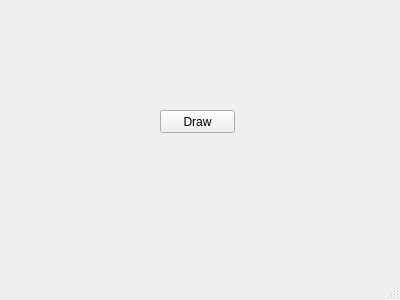
<?xml version="1.0" encoding="UTF-8"?>
<ui version="4.0">
 <class>MainWindow</class>
 <widget class="QMainWindow" name="MainWindow">
  <property name="geometry">
  <rect>
   <x>0</x>
   <y>0</y>
   <width>400</width>
   <height>300</height>
  </rect>
  </property>
  <widget class="QWidget" name="centralwidget">
   <widget class="QPushButton" name="pushButton">
    <property name="geometry">
    <rect>
     <x>160</x>
     <y>110</y>
     <width>75</width>
     <height>23</height>
    </rect>
    </property>
    <property name="text">
    <string>Draw</string>
    </property>
   </widget>
   <widget class="QWidget" name="widget">
    <property name="geometry">
    <rect>
     <x>50</x>
     <y>10</y>
     <width>300</width>
     <height>200</height>
    </rect>
    </property>
   </widget>
  </widget>
  <widget class="QMenuBar" name="menubar">
  </widget>
  <widget class="QStatusBar" name="statusbar">
  </widget>
 </widget>
 <resources/>
 <connections/>
</ui>
